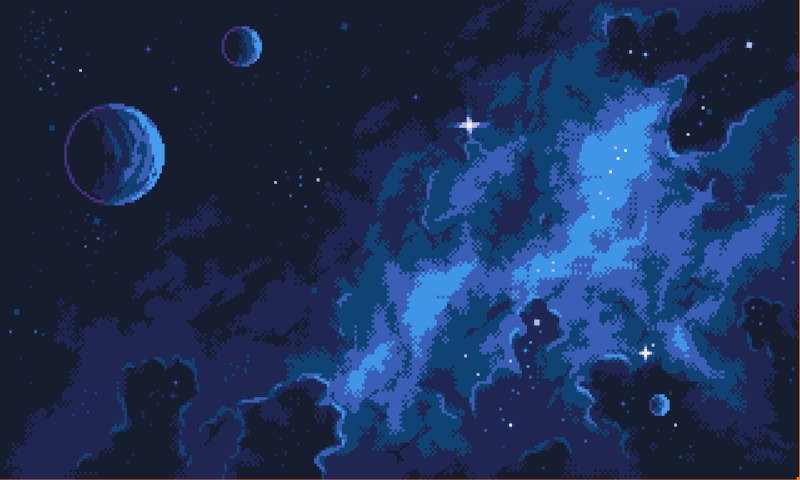

Rendered tile map (Tiled .tmx) drawn with the repository's tilesets; below, a short description and the full map source, tile grids included:
An orthogonal 50x30 tile map with 16x16 px tiles, 1 tile layer (Capa de patrones 1), 1 image layer.

<map version="1.9" tiledversion="1.9.2" orientation="orthogonal" renderorder="right-down" width="50" height="30" tilewidth="16" tileheight="16" infinite="0" nextlayerid="3" nextobjectid="1">
 <editorsettings>
  <export format="tmx" />
 </editorsettings>
 <tileset firstgid="1" source="tileset.tsx" />
 <layer id="1" name="Capa de patrones 1" width="50" height="30">
  <data encoding="csv">
1,2,3,4,5,6,7,8,9,10,11,12,13,14,15,16,17,18,19,20,21,22,23,24,25,26,27,28,29,30,31,32,33,34,35,36,37,38,39,40,41,42,43,44,45,46,47,48,49,50,
51,52,53,54,55,56,57,58,59,60,61,62,63,64,65,66,67,68,69,70,71,72,73,74,75,76,77,78,79,80,81,82,83,84,85,86,87,88,89,90,91,92,93,94,95,96,97,98,99,100,
101,102,103,104,105,106,107,108,109,110,111,112,113,114,115,116,117,118,119,120,121,122,123,124,125,126,127,128,129,130,131,132,133,134,135,136,137,138,139,140,141,142,143,144,145,146,147,148,149,150,
151,152,153,154,155,156,157,158,159,160,161,162,163,164,165,166,167,168,169,170,171,172,173,174,175,176,177,178,179,180,181,182,183,184,185,186,187,188,189,190,191,192,193,194,195,196,197,198,199,200,
201,202,203,204,205,206,207,208,209,210,211,212,213,214,215,216,217,218,219,220,221,222,223,224,225,226,227,228,229,230,231,232,233,234,235,236,237,238,239,240,241,242,243,244,245,246,247,248,249,250,
251,252,253,254,255,256,257,258,259,260,261,262,263,264,265,266,267,268,269,270,271,272,273,274,275,276,277,278,279,280,281,282,283,284,285,286,287,288,289,290,291,292,293,294,295,296,297,298,299,300,
301,302,303,304,305,306,307,308,309,310,311,312,313,314,315,316,317,318,319,320,321,322,323,324,325,326,327,328,329,330,331,332,333,334,335,336,337,338,339,340,341,342,343,344,345,346,347,348,349,350,
351,352,353,354,355,356,357,358,359,360,361,362,363,364,365,366,367,368,369,370,371,372,373,374,375,376,377,378,379,380,381,382,383,384,385,386,387,388,389,390,391,392,393,394,395,396,397,398,399,400,
401,402,403,404,405,406,407,408,409,410,411,412,413,414,415,416,417,418,419,420,421,422,423,424,425,426,427,428,429,430,431,432,433,434,435,436,437,438,439,440,441,442,443,444,445,446,447,448,449,450,
451,452,453,454,455,456,457,458,459,460,461,462,463,464,465,466,467,468,469,470,471,472,473,474,475,476,477,478,479,480,481,482,483,484,485,486,487,488,489,490,491,492,493,494,495,496,497,498,499,500,
501,502,503,504,505,506,507,508,509,510,511,512,513,514,515,516,517,518,519,520,521,522,523,524,525,526,527,528,529,530,531,532,533,534,535,536,537,538,539,540,541,542,543,544,545,546,547,548,549,550,
551,552,553,554,555,556,557,558,559,560,561,562,563,564,565,566,567,568,569,570,571,572,573,574,575,576,577,578,579,580,581,582,583,584,585,586,587,588,589,590,591,592,593,594,595,596,597,598,599,600,
601,602,603,604,605,606,607,608,609,610,611,612,613,614,615,616,617,618,619,620,621,622,623,624,625,626,627,628,629,630,631,632,633,634,635,636,637,638,639,640,641,642,643,644,645,646,647,648,649,650,
651,652,653,654,655,656,657,658,659,660,661,662,663,664,665,666,667,668,669,670,671,672,673,674,675,676,677,678,679,680,681,682,683,684,685,686,687,688,689,690,691,692,693,694,695,696,697,698,699,700,
701,702,703,704,705,706,707,708,709,710,711,712,713,714,715,716,717,718,719,720,721,722,723,724,725,726,727,728,729,730,731,732,733,734,735,736,737,738,739,740,741,742,743,744,745,746,747,748,749,750,
751,752,753,754,755,756,757,758,759,760,761,762,763,764,765,766,767,768,769,770,771,772,773,774,775,776,777,778,779,780,781,782,783,784,785,786,787,788,789,790,791,792,793,794,795,796,797,798,799,800,
801,802,803,804,805,806,807,808,809,810,811,812,813,814,815,816,817,818,819,820,821,822,823,824,825,826,827,828,829,830,831,832,833,834,835,836,837,838,839,840,841,842,843,844,845,846,847,848,849,850,
851,852,853,854,855,856,857,858,859,860,861,862,863,864,865,866,867,868,869,870,871,872,873,874,875,876,877,878,879,880,881,882,883,884,885,886,887,888,889,890,891,892,893,894,895,896,897,898,899,900,
901,902,903,904,905,906,907,908,909,910,911,912,913,914,915,916,917,918,919,920,921,922,923,924,925,926,927,928,929,930,931,932,933,934,935,936,937,938,939,940,941,942,943,944,945,946,947,948,949,950,
951,952,953,954,955,956,957,958,959,960,961,962,963,964,965,966,967,968,969,970,971,972,973,974,975,976,977,978,979,980,981,982,983,984,985,986,987,988,989,990,991,992,993,994,995,996,997,998,999,1000,
1001,1002,1003,1004,1005,1006,1007,1008,1009,1010,1011,1012,1013,1014,1015,1016,1017,1018,1019,1020,1021,1022,1023,1024,1025,1026,1027,1028,1029,1030,1031,1032,1033,1034,1035,1036,1037,1038,1039,1040,1041,1042,1043,1044,1045,1046,1047,1048,1049,1050,
1051,1052,1053,1054,1055,1056,1057,1058,1059,1060,1061,1062,1063,1064,1065,1066,1067,1068,1069,1070,1071,1072,1073,1074,1075,1076,1077,1078,1079,1080,1081,1082,1083,1084,1085,1086,1087,1088,1089,1090,1091,1092,1093,1094,1095,1096,1097,1098,1099,1100,
1101,1102,1103,1104,1105,1106,1107,1108,1109,1110,1111,1112,1113,1114,1115,1116,1117,1118,1119,1120,1121,1122,1123,1124,1125,1126,1127,1128,1129,1130,1131,1132,1133,1134,1135,1136,1137,1138,1139,1140,1141,1142,1143,1144,1145,1146,1147,1148,1149,1150,
1151,1152,1153,1154,1155,1156,1157,1158,1159,1160,1161,1162,1163,1164,1165,1166,1167,1168,1169,1170,1171,1172,1173,1174,1175,1176,1177,1178,1179,1180,1181,1182,1183,1184,1185,1186,1187,1188,1189,1190,1191,1192,1193,1194,1195,1196,1197,1198,1199,1200,
1201,1202,1203,1204,1205,1206,1207,1208,1209,1210,1211,1212,1213,1214,1215,1216,1217,1218,1219,1220,1221,1222,1223,1224,1225,1226,1227,1228,1229,1230,1231,1232,1233,1234,1235,1236,1237,1238,1239,1240,1241,1242,1243,1244,1245,1246,1247,1248,1249,1250,
1251,1252,1253,1254,1255,1256,1257,1258,1259,1260,1261,1262,1263,1264,1265,1266,1267,1268,1269,1270,1271,1272,1273,1274,1275,1276,1277,1278,1279,1280,1281,1282,1283,1284,1285,1286,1287,1288,1289,1290,1291,1292,1293,1294,1295,1296,1297,1298,1299,1300,
1301,1302,1303,1304,1305,1306,1307,1308,1309,1310,1311,1312,1313,1314,1315,1316,1317,1318,1319,1320,1321,1322,1323,1324,1325,1326,1327,1328,1329,1330,1331,1332,1333,1334,1335,1336,1337,1338,1339,1340,1341,1342,1343,1344,1345,1346,1347,1348,1349,1350,
1351,1352,1353,1354,1355,1356,1357,1358,1359,1360,1361,1362,1363,1364,1365,1366,1367,1368,1369,1370,1371,1372,1373,1374,1375,1376,1377,1378,1379,1380,1381,1382,1383,1384,1385,1386,1387,1388,1389,1390,1391,1392,1393,1394,1395,1396,1397,1398,1399,1400,
1401,1402,1403,1404,1405,1406,1407,1408,1409,1410,1411,1412,1413,1414,1415,1416,1417,1418,1419,1420,1421,1422,1423,1424,1425,1426,1427,1428,1429,1430,1431,1432,1433,1434,1435,1436,1437,1438,1439,1440,1441,1442,1443,1444,1445,1446,1447,1448,1449,1450,
1451,1452,1453,1454,1455,1456,1457,1458,1459,1460,1461,1462,1463,1464,1465,1466,1467,1468,1469,1470,1471,1472,1473,1474,1475,1476,1477,1478,1479,1480,1481,1482,1483,1484,1485,1486,1487,1488,1489,1490,1491,1492,1493,1494,1495,1496,1497,1498,1499,1500
</data>
 </layer>
 <imagelayer id="2" name="Capa de Imagen 1">
  <image source="espacio.png" width="800" height="480" />
 </imagelayer>
</map>